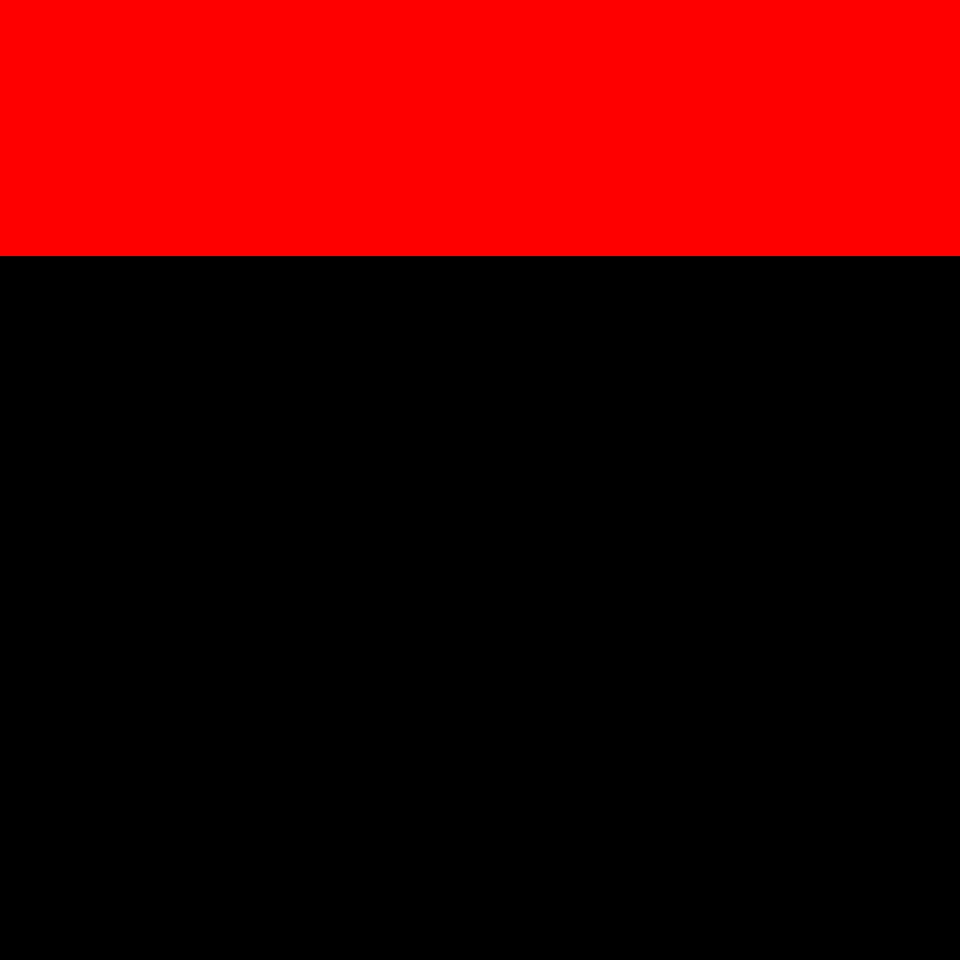

A level layout from a 2D game, rendered from its tile map. Below: a short description, then the map file with tile-grid data replaced by summaries:
An orthogonal 30x30 tile map with 32x32 px tiles, 6 tile layers (Ground, Object, Object2, Above, ...), 57 tilesets and 1 object (mapExit).

<map version="1.0" orientation="orthogonal" renderorder="right-down" width="30" height="30" tilewidth="32" tileheight="32" nextobjectid="2">
  <tileset firstgid="1" name="tileset_logic_collision" tilewidth="32" tileheight="32" tilecount="1" columns="1">
    <image source="../drawable/tileset_logic_collision.png" width="32" height="32" />
  </tileset>
  <tileset firstgid="2" name="tileset_ground_ground" tilewidth="32" tileheight="32" tilecount="33" columns="3">
    <image source="../drawable/tileset_ground_ground.png" width="96" height="352" />
  </tileset>
  <tileset firstgid="35" name="tileset_ground_water_pool" tilewidth="32" tileheight="32" tilecount="72" columns="3">
    <image source="../drawable/tileset_ground_water_pool.png" width="96" height="768" />
  </tileset>
  <tileset firstgid="107" name="tileset_furniture_carpet_plain_colours" tilewidth="32" tileheight="32" tilecount="10" columns="10">
    <image source="../drawable/tileset_furniture_carpet_plain_colours.png" width="320" height="32" />
  </tileset>
  <tileset firstgid="117" name="tileset_ground_brown_paving" tilewidth="32" tileheight="32" tilecount="2" columns="2">
    <image source="../drawable/tileset_ground_brown_paving.png" width="64" height="32" />
  </tileset>
  <tileset firstgid="119" name="tileset_ground_water_water" tilewidth="32" tileheight="32" tilecount="24" columns="3">
    <image source="../drawable/tileset_ground_water_water.png" width="96" height="256" />
  </tileset>
  <tileset firstgid="143" name="tileset_building_fence_fence_chunky" tilewidth="32" tileheight="32" tilecount="21" columns="3">
    <image source="../drawable/tileset_building_fence_fence_chunky.png" width="96" height="224" />
  </tileset>
  <tileset firstgid="164" name="tileset_ground_water_pool_corners" tilewidth="32" tileheight="32" tilecount="72" columns="3">
    <image source="../drawable/tileset_ground_water_pool_corners.png" width="96" height="768" />
  </tileset>
  <tileset firstgid="236" name="tileset_ground_grass_edges" tilewidth="32" tileheight="32" tilecount="36" columns="12">
    <image source="../drawable/tileset_ground_grass_edges.png" width="384" height="96" />
  </tileset>
  <tileset firstgid="272" name="tileset_ground_grass_corners" tilewidth="32" tileheight="32" tilecount="24" columns="6">
    <image source="../drawable/tileset_ground_grass_corners.png" width="192" height="128" />
  </tileset>
  <tileset firstgid="296" name="tileset_plant_grasses" tilewidth="32" tileheight="32" tilecount="6" columns="3">
    <image source="../drawable/tileset_plant_grasses.png" width="96" height="64" />
  </tileset>
  <tileset firstgid="302" name="tileset_plant_flower_daisy_white" tilewidth="32" tileheight="32" tilecount="8" columns="2">
    <image source="../drawable/tileset_plant_flower_daisy_white.png" width="64" height="128" />
  </tileset>
  <tileset firstgid="310" name="tileset_building_door_door_w" tilewidth="32" tileheight="32" tilecount="6" columns="2">
    <image source="../drawable/tileset_building_door_door_w.png" width="64" height="96" />
  </tileset>
  <tileset firstgid="316" name="tileset_building_wall_wood" tilewidth="32" tileheight="32" tilecount="16" columns="4">
    <image source="../drawable/tileset_building_wall_wood.png" width="128" height="128" />
  </tileset>
  <tileset firstgid="332" name="tileset_building_door_door_e" tilewidth="32" tileheight="32" tilecount="6" columns="2">
    <image source="../drawable/tileset_building_door_door_e.png" width="64" height="96" />
  </tileset>
  <tileset firstgid="338" name="tileset_ground_ground_2" tilewidth="32" tileheight="32" tilecount="4" columns="4">
    <image source="../drawable/tileset_ground_ground_2.png" width="128" height="32" />
  </tileset>
  <tileset firstgid="342" name="tileset_building_wall_stone" tilewidth="32" tileheight="32" tilecount="12" columns="3">
    <image source="../drawable/tileset_building_wall_stone.png" width="96" height="128" />
  </tileset>
  <tileset firstgid="354" name="tileset_building_wall_wall_brown" tilewidth="32" tileheight="32" tilecount="12" columns="3">
    <image source="../drawable/tileset_building_wall_wall_brown.png" width="96" height="128" />
  </tileset>
  <tileset firstgid="366" name="tileset_building_door_door_n" tilewidth="32" tileheight="32" tilecount="6" columns="3">
    <image source="../drawable/tileset_building_door_door_n.png" width="96" height="64" />
  </tileset>
  <tileset firstgid="372" name="tileset_building_church" tilewidth="32" tileheight="32" tilecount="56" columns="8">
    <image source="../drawable/tileset_building_church.png" width="256" height="224" />
  </tileset>
  <tileset firstgid="428" name="tileset_building_castle" tilewidth="32" tileheight="32" tilecount="320" columns="20">
    <image source="../drawable/tileset_building_castle.png" width="640" height="512" />
  </tileset>
  <tileset firstgid="748" name="tileset_plant_cactus" tilewidth="32" tileheight="32" tilecount="2" columns="1">
    <image source="../drawable/tileset_plant_cactus.png" width="32" height="64" />
  </tileset>
  <tileset firstgid="750" name="tileset_plant_stump_small_stump" tilewidth="32" tileheight="32" tilecount="4" columns="2">
    <image source="../drawable/tileset_plant_stump_small_stump.png" width="64" height="64" />
  </tileset>
  <tileset firstgid="754" name="tileset_furniture_carpet_rug_border" tilewidth="32" tileheight="32" tilecount="9" columns="3">
    <image source="../drawable/tileset_furniture_carpet_rug_border.png" width="96" height="96" />
  </tileset>
  <tileset firstgid="763" name="tileset_building_window_window_right" tilewidth="32" tileheight="32" tilecount="2" columns="2">
    <image source="../drawable/tileset_building_window_window_right.png" width="64" height="32" />
  </tileset>
  <tileset firstgid="765" name="tileset_item_statue_fairypool" tilewidth="32" tileheight="32" tilecount="16" columns="2">
    <image source="../drawable/tileset_item_statue_fairypool.png" width="64" height="256" />
  </tileset>
  <tileset firstgid="781" name="tileset_furniture_table_long_front_on" tilewidth="32" tileheight="32" tilecount="3" columns="1">
    <image source="../drawable/tileset_furniture_table_long_front_on.png" width="32" height="96" />
  </tileset>
  <tileset firstgid="784" name="tileset_building_decoration_blue_circle" tilewidth="32" tileheight="32" tilecount="4" columns="2">
    <image source="../drawable/tileset_building_decoration_blue_circle.png" width="64" height="64" />
  </tileset>
  <tileset firstgid="788" name="tileset_building_wall_bricked_edges" tilewidth="32" tileheight="32" tilecount="25" columns="5">
    <image source="../drawable/tileset_building_wall_bricked_edges.png" width="160" height="160" />
  </tileset>
  <tileset firstgid="813" name="tileset_item_corpse_skull_pale" tilewidth="32" tileheight="32" tilecount="2" columns="2">
    <image source="../drawable/tileset_item_corpse_skull_pale.png" width="64" height="32" />
  </tileset>
  <tileset firstgid="815" name="tileset_item_corpse_huge_animal" tilewidth="32" tileheight="32" tilecount="16" columns="2">
    <image source="../drawable/tileset_item_corpse_huge_animal.png" width="64" height="256" />
  </tileset>
  <tileset firstgid="831" name="tileset_item_sign_large" tilewidth="32" tileheight="32" tilecount="15" columns="5">
    <image source="../drawable/tileset_item_sign_large.png" width="160" height="96" />
  </tileset>
  <tileset firstgid="846" name="tileset_building_roof_yellow" tilewidth="32" tileheight="32" tilecount="20" columns="5">
    <image source="../drawable/tileset_building_roof_yellow.png" width="160" height="128" />
  </tileset>
  <tileset firstgid="866" name="tileset_building_roof_red" tilewidth="32" tileheight="32" tilecount="20" columns="5">
    <image source="../drawable/tileset_building_roof_red.png" width="160" height="128" />
  </tileset>
  <tileset firstgid="886" name="tileset_building_roof_green" tilewidth="32" tileheight="32" tilecount="20" columns="5">
    <image source="../drawable/tileset_building_roof_green.png" width="160" height="128" />
  </tileset>
  <tileset firstgid="906" name="tileset_building_roof_blue" tilewidth="32" tileheight="32" tilecount="20" columns="5">
    <image source="../drawable/tileset_building_roof_blue.png" width="160" height="128" />
  </tileset>
  <tileset firstgid="926" name="tileset_logic_creature_animal" tilewidth="32" tileheight="32" tilecount="32" columns="8">
    <image source="../drawable/tileset_logic_creature_animal.png" width="256" height="128" />
  </tileset>
  <tileset firstgid="958" name="tileset_logic_creature_golem" tilewidth="32" tileheight="32" tilecount="4" columns="4">
    <image source="../drawable/tileset_logic_creature_golem.png" width="128" height="32" />
  </tileset>
  <tileset firstgid="962" name="tileset_object_boat" tilewidth="32" tileheight="32" tilecount="42" columns="6">
    <image source="../drawable/tileset_object_boat.png" width="192" height="224" />
  </tileset>
  <tileset firstgid="1004" name="tileset_ground_water_pool_deep" tilewidth="32" tileheight="32" tilecount="72" columns="3">
    <image source="../drawable/tileset_ground_water_pool_deep.png" width="96" height="768" />
  </tileset>
  <tileset firstgid="1076" name="tileset_object_suspension_bridge" tilewidth="32" tileheight="32" tilecount="24" columns="3">
    <image source="../drawable/tileset_object_suspension_bridge.png" width="96" height="256" />
  </tileset>
  <tileset firstgid="1100" name="tileset_plant_tree_palm_trees" tilewidth="32" tileheight="32" tilecount="40" columns="4">
    <image source="../drawable/tileset_plant_tree_palm_trees.png" width="128" height="320" />
  </tileset>
  <tileset firstgid="1140" name="tileset_furniture_table_hotdog_stand" tilewidth="32" tileheight="32" tilecount="20" columns="4">
    <image source="../drawable/tileset_furniture_table_hotdog_stand.png" width="128" height="160" />
  </tileset>
  <tileset firstgid="1160" name="tileset_item_banners_banners" tilewidth="32" tileheight="32" tilecount="6" columns="2">
    <image source="../drawable/tileset_item_banners_banners.png" width="64" height="96" />
  </tileset>
  <tileset firstgid="1166" name="tileset_building_door_closed" tilewidth="32" tileheight="32" tilecount="1" columns="1">
    <image source="../drawable/tileset_building_door_closed.png" width="32" height="32" />
  </tileset>
  <tileset firstgid="1167" name="tileset_building_decoration_numbers" tilewidth="32" tileheight="32" tilecount="20" columns="2">
    <image source="../drawable/tileset_building_decoration_numbers.png" width="64" height="320" />
  </tileset>
  <tileset firstgid="1187" name="tileset_building_decoration_numbers_higher" tilewidth="32" tileheight="32" tilecount="2" columns="2">
    <image source="../drawable/tileset_building_decoration_numbers_higher.png" width="64" height="32" />
  </tileset>
  <tileset firstgid="1189" name="tileset_furniture_light_small_oil_lamp" tilewidth="32" tileheight="32" tilecount="8" columns="2">
    <image source="../drawable/tileset_furniture_light_small_oil_lamp.png" width="64" height="128" />
  </tileset>
  <tileset firstgid="1197" name="tileset_light_light_1x1" tilewidth="32" tileheight="32" tilecount="3" columns="3">
    <image source="../drawable/tileset_light_light_1x1.png" width="96" height="32" />
  </tileset>
  <tileset firstgid="1200" name="tileset_building_roof_straw" tilewidth="32" tileheight="32" tilecount="20" columns="5">
    <image source="../drawable/tileset_building_roof_straw.png" width="160" height="128" />
  </tileset>
  <tileset firstgid="1220" name="tileset_building_huts" tilewidth="32" tileheight="32" tilecount="338" columns="26">
    <image source="../drawable/tileset_building_huts.png" width="832" height="416" />
  </tileset>
  <tileset firstgid="1558" name="tileset_light_light_5x5" tilewidth="32" tileheight="32" tilecount="25" columns="5">
    <image source="../drawable/tileset_light_light_5x5.png" width="160" height="160" />
  </tileset>
  <tileset firstgid="1583" name="tileset_logic_item_sign" tilewidth="32" tileheight="32" tilecount="1" columns="1">
    <image source="../drawable/tileset_logic_item_sign.png" width="32" height="32" />
  </tileset>
  <tileset firstgid="1584" name="tileset_light_door_light" tilewidth="32" tileheight="32" tilecount="12" columns="3">
    <image source="../drawable/tileset_light_door_light.png" width="96" height="128" />
  </tileset>
  <tileset firstgid="1596" name="tileset_ground_sand_1" tilewidth="32" tileheight="32" tilecount="10" columns="2">
    <image source="../drawable/tileset_ground_sand_1.png" width="64" height="160" />
  </tileset>
  <tileset firstgid="1606" name="tileset_ground_sand_2" tilewidth="32" tileheight="32" tilecount="15" columns="5">
    <image source="../drawable/tileset_ground_sand_2.png" width="160" height="96" />
  </tileset>
  <tileset firstgid="1621" name="tileset_logic_creature_reptile" tilewidth="32" tileheight="32" tilecount="7" columns="7">
    <image source="../drawable/tileset_logic_creature_reptile.png" width="224" height="32" />
  </tileset>
  <layer name="Ground" width="30" height="30">
    <data>[900 cells, 240 non-empty, 1 distinct tile ids]</data>
  </layer>
  <layer name="Object" width="30" height="30">
    <data>[900 cells, 0 non-empty, 0 distinct tile ids]</data>
  </layer>
  <layer name="Object2" width="30" height="30">
    <data>[900 cells, 0 non-empty, 0 distinct tile ids]</data>
  </layer>
  <layer name="Above" width="30" height="30">
    <data>[900 cells, 0 non-empty, 0 distinct tile ids]</data>
  </layer>
  <layer name="Above2" width="30" height="30">
    <data>[900 cells, 0 non-empty, 0 distinct tile ids]</data>
  </layer>
  <layer name="Walkable" width="30" height="30">
    <data>[900 cells, 240 non-empty, 1 distinct tile ids]</data>
  </layer>
  <objectgroup name="MapEvents">
    <object id="1" name="east" type="mapExit" x="928" y="256" width="32" height="704">
      <properties>
        <property name="map" value="level_0_x257_y97" />
        <property name="x" value="1" />
        <property name="y" value="8" />
      </properties>
    </object>
  </objectgroup>
</map>
